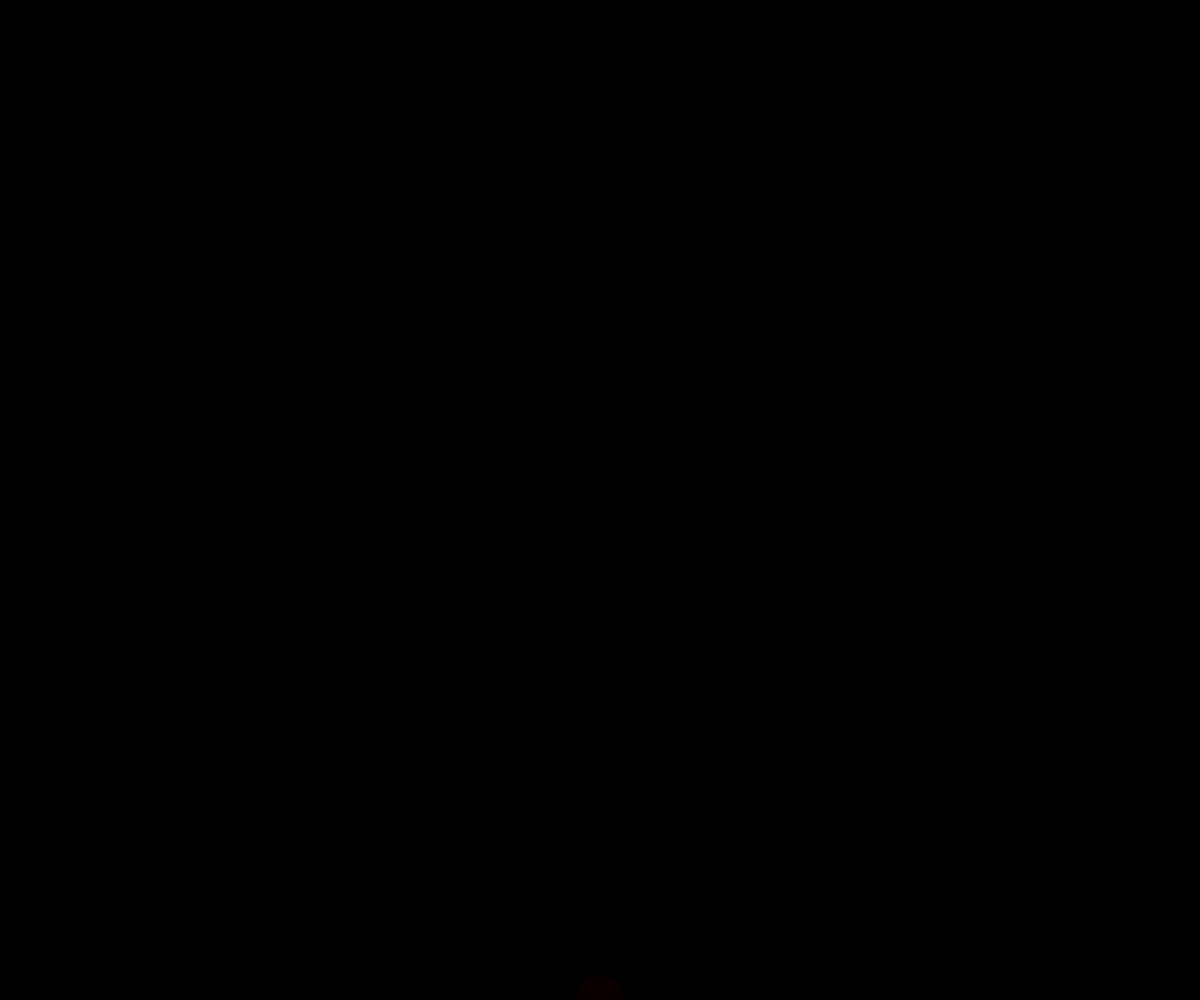
Frame 1 (no input)
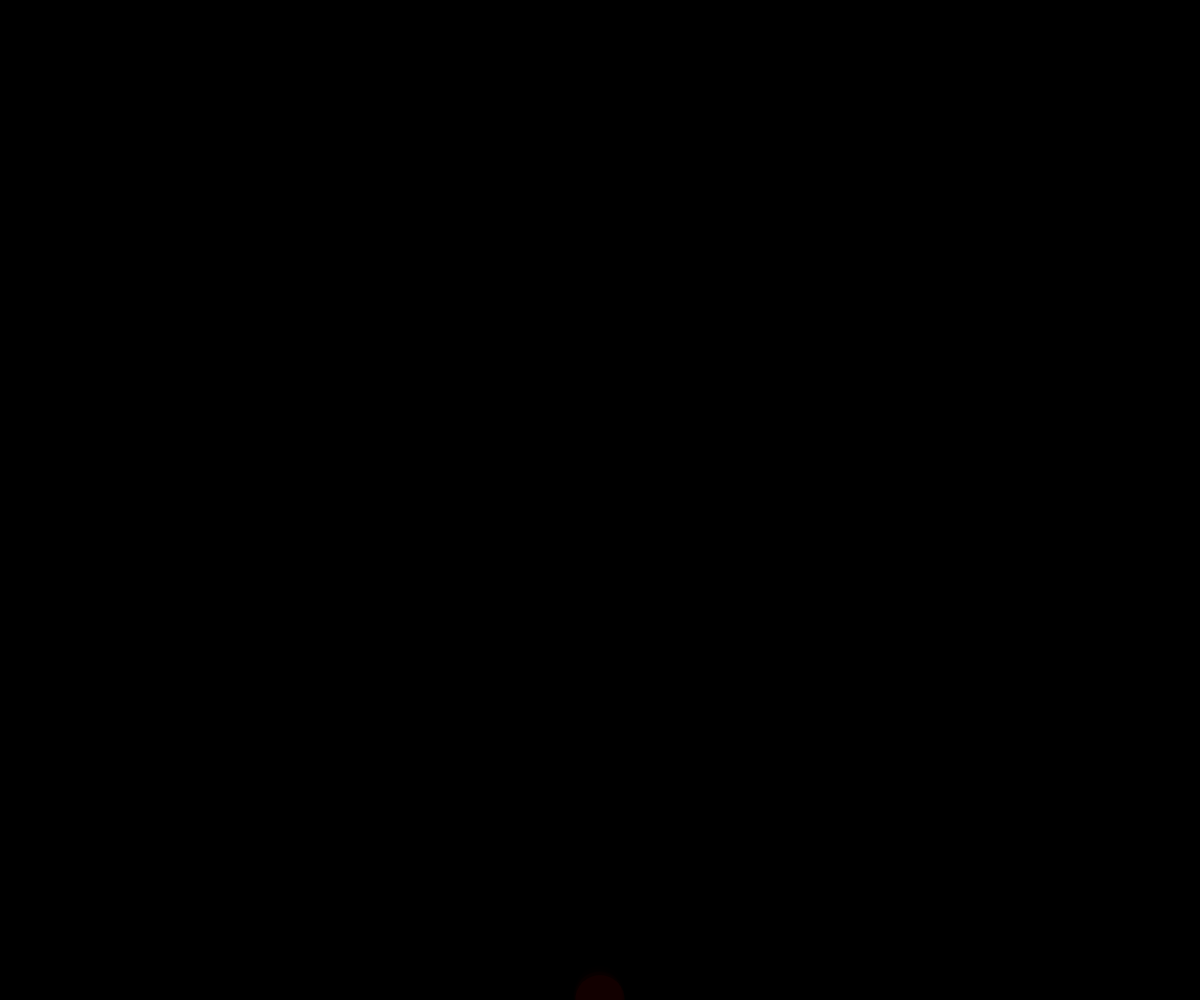
Frame 60 (no input)
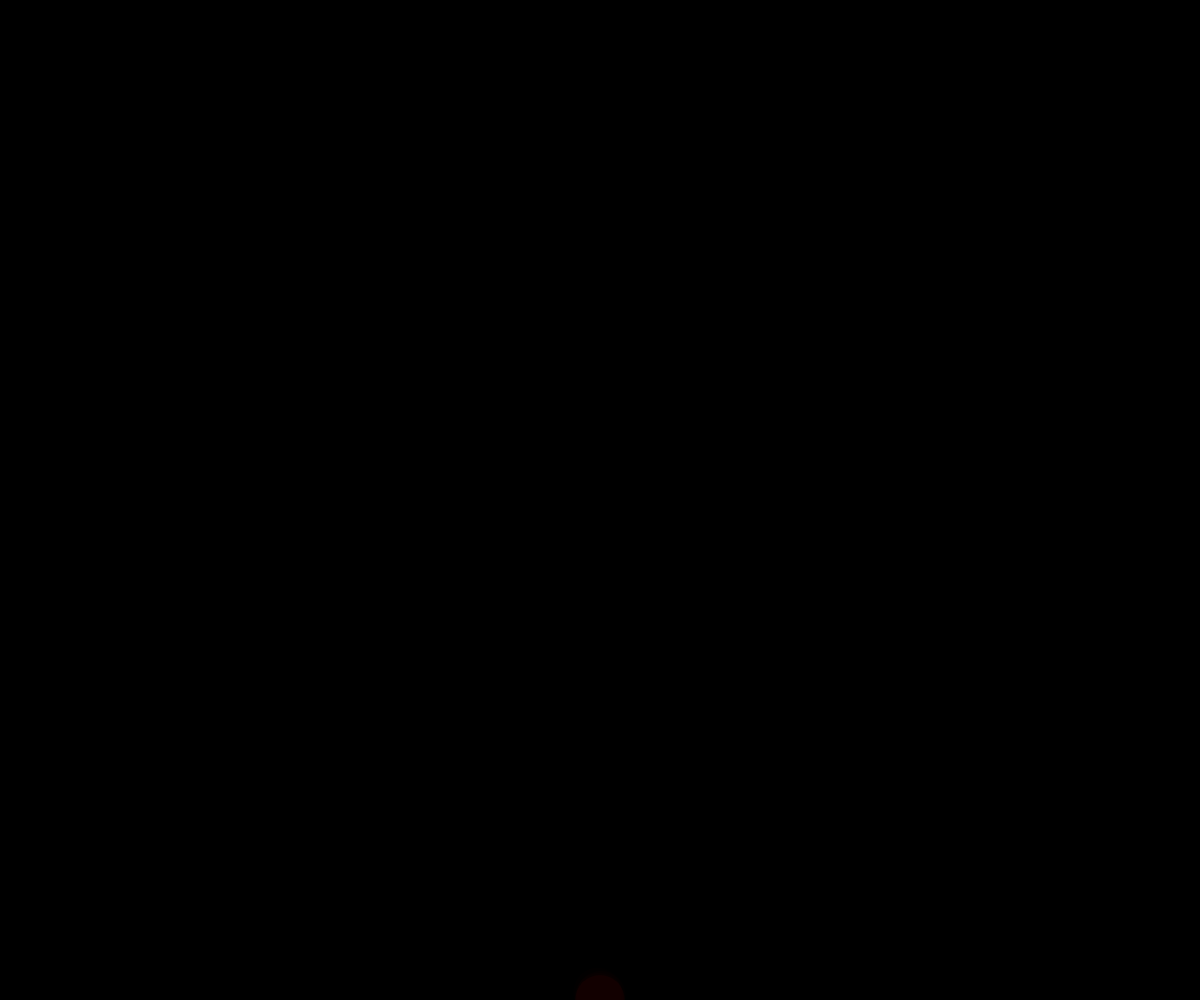
Frame 120 (the mouse pressed at the canvas centre since frame 60)

The p5.js sketch that drew these frames (run headless with seeded random() and noise() and a simulated clock; from frame 60 on, the mouse is pressed at the canvas centre):

// p5.js sketch
// ── sketch.js
let particles = [];

function setup() {
  createCanvas(windowWidth, windowHeight);
}

function draw() {
  background(0);
  for (let i = 0; i < 2; i++) {
    particles.push(new Particle());
  }
  for (let p of particles) {
    p.render();
    p.update();
  }
  for (let i = particles.length - 1; i >= 0; i--) {
    let p = particles[i];
    if (p.al <= 0) {
      particles.splice(i, 1);
    }
  }
}
// ── Particle.js
class Particle {
  constructor() {
    this.pos = createVector(width / 2, height);
    this.vel = createVector(random(-2, 2), random(-5, -1));
    this.d = 50;
    this.al = 5;
    this.g = 0;
  }

  update() {
    this.pos.add(this.vel);
    this.al -= 2;
    this.g++;
    this.d -= 0.4;
  }

  render() {
    noStroke();
    fill(255, this.g, 0, this.al);
    ellipse(this.pos.x, this.pos.y, this.d, this.d)
  }
}
